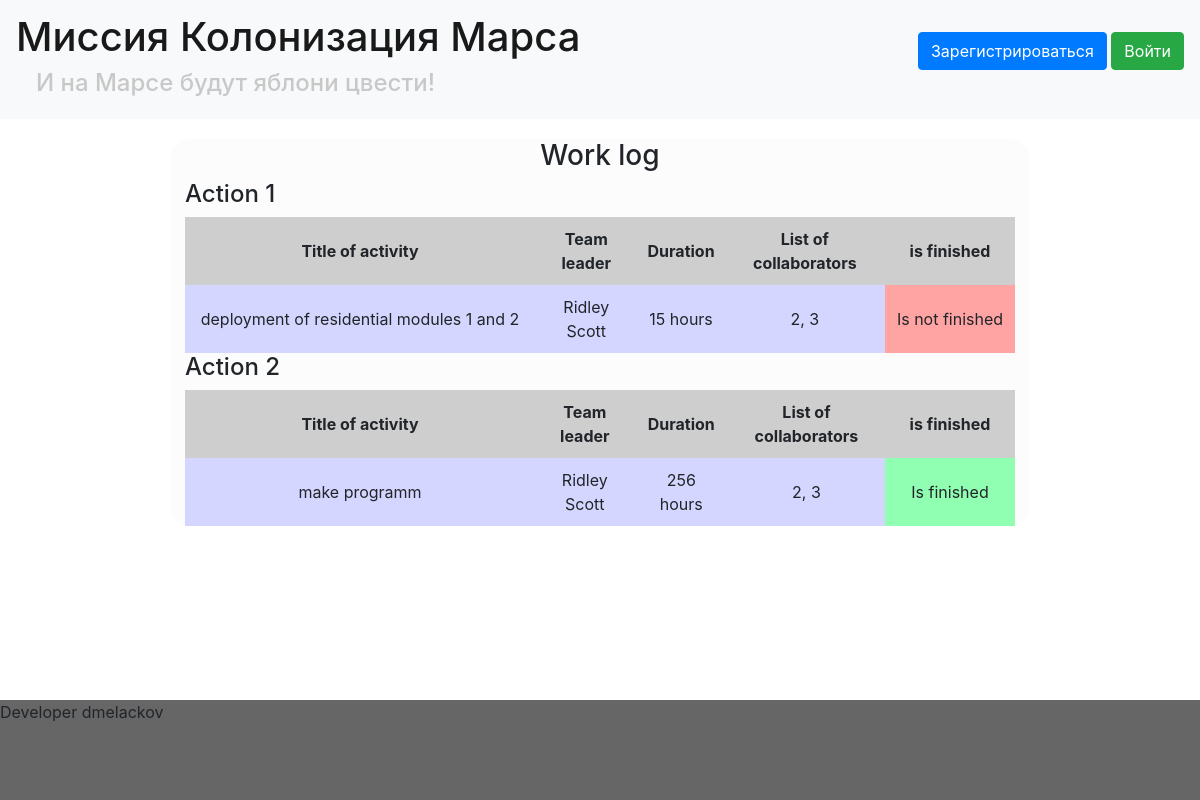
The page /index on the database as committed earlier.
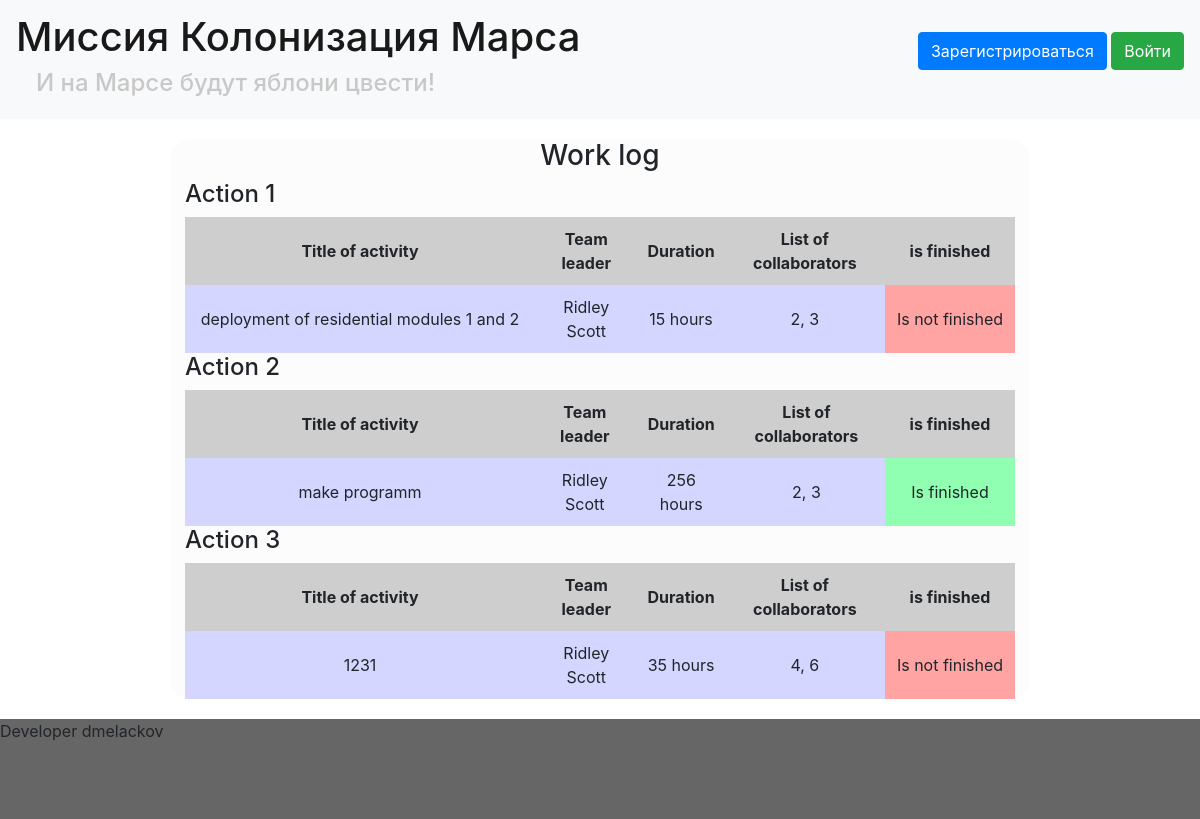
The same page on the database as committed later.
### data/jobs.py (models this page shows)
class Jobs(SqlAlchemyBase):
    __tablename__ = 'jobs'
    id = sqlalchemy.Column(sqlalchemy.Integer,
                           primary_key=True, autoincrement=True)
    team_leader = sqlalchemy.Column(sqlalchemy.Integer,
                                    sqlalchemy.ForeignKey("users.id"))
    job = sqlalchemy.Column(sqlalchemy.String)
    work_size = sqlalchemy.Column(sqlalchemy.Integer)
    collaborators = sqlalchemy.Column(sqlalchemy.String)
    start_date = sqlalchemy.Column(sqlalchemy.DateTime)
    start_end = sqlalchemy.Column(sqlalchemy.DateTime)
    if_finished = sqlalchemy.Column(sqlalchemy.Boolean)
    leader = orm.relation('User')

### data/users.py (models this page shows, shortened)
class User(SqlAlchemyBase, UserMixin):
    __tablename__ = 'users'
    id = sqlalchemy.Column(sqlalchemy.Integer,
                           primary_key=True, autoincrement=True)
    surname = sqlalchemy.Column(sqlalchemy.String, nullable=True)
    name = sqlalchemy.Column(sqlalchemy.String, nullable=True)
    age = sqlalchemy.Column(sqlalchemy.Integer, nullable=True)
    position = sqlalchemy.Column(sqlalchemy.String, nullable=True)
    speciality = sqlalchemy.Column(sqlalchemy.String, nullable=True)
    address = sqlalchemy.Column(sqlalchemy.String, nullable=True)
    email = sqlalchemy.Column(sqlalchemy.String,
                              index=True, unique=True, nullable=True)
    hashed_password = sqlalchemy.Column(sqlalchemy.String, nullable=True)
    modified_date = sqlalchemy.Column(sqlalchemy.DateTime,
                                      default=datetime.datetime.now)

### main.py (the view)
@app.route('/')
@app.route('/index')
def index():
    jobs = []
    session = db_session.create_session()
    for i in session.query(Jobs).all():
        jobs.append((i.job,
                     i.leader.name,
                     i.leader.surname,
                     i.work_size,
                     i.collaborators,
                     i.if_finished))
    session.close()
    params = {}
    print(jobs)
    params["title"] = "Журнал работ"
    params["static_css"] = url_for('static', filename="css/")
    params["static_img"] = url_for('static', filename="img/")
    params["jobs"] = jobs
    return render_template('index.html', **params)

### data/db_session.py (called while the page is built)
def create_session() -> Session:
    global __factory
    return __factory()

### templates/index.html (shortened to what this page needs)
{% extends "base.html" %} {% block content %}
<div class="center">
    <h3>Work log</h3>
    <div class="works">
        {% for i in jobs %}
        <h4>Action {{loop.index}}</h4>
        <table>
            <tr class="title">
                <th>Title of activity</th>
                <th>Team leader</th>
                <th>Duration</th>
                <th>List of collaborators</th>
                <th>is finished</th>
            </tr>
            <tr class="data">
                <td class="activity">{{ i[0] }}</td>
                <td class="leader">{{ i[1] }} {{i[2]}}</td>
                <td class="duration">{{ i[3] }} hours</td>
                <td class="collab">{{ i[4] }}</td>
                <td class="finished {% if i[5] %}
                    yes
                {% else %}
                    no
                {% endif %}">{% if i[5] %} Is finished {% else %} Is not finished {% endif %}</td>
            </tr>
        </table>
        {% endfor %}
    </div>
</div>
{% endblock %}

### templates/base.html (shortened to what this page needs)
<!DOCTYPE html>
<html lang="en">
<head>
    <link rel="stylesheet" href="https://stackpath.bootstrapcdn.com/bootstrap/4.4.1/css/bootstrap.min.css">
    <link rel="stylesheet" href="{{ static_css }}style.css">
</head>
<body>
    <header>
        <nav class="navbar navbar-light bg-light">
            <a class="navbar-brand" href="/">
                <h1>Миссия Колонизация Марса</h1>
                <h4>И на Марсе будут яблони цвести!</h4>
            </a>
            {% if current_user.is_authenticated %}
            <a class="navbar-brand" href="/logout">{{ current_user.name }}</a> {% else %}
            <p>
                <a class="btn btn-primary " href="/register">Зарегистрироваться</a>
                <a class="btn btn-success" href="/login">Войти</a>
            </p>
            {% endif %}
        </nav>
    </header>
    <div class="wraper">
        <div class="content">
            <main role="main" class="container">
                {% block content %}{% endblock %}
            </main>
            <div class="footer">
                Developer dmelackov
            </div>
        </div>
    </div>
</body>
</html>

### static/css/style.css (style rules this page uses)
html { position: relative; min-height: 100%; }
body { position: absolute; min-width: 100%; min-height: 100%; }
.navbar-brand>h4 { color: rgb(200, 200, 200); margin-left: 20px; }
.center { text-align: center; margin-left: auto; margin-right: auto; }
.works>h4 { text-align: left; }
main { background-color: rgb(252, 252, 252); border-radius: 20px; }
.content { width: 900px; margin: 0 auto; padding: 20px; padding-bottom: 120px; }
.footer { position: absolute; bottom: 0; left: 0; width: 100%; height: 100px; background: #666; }
.title>th { background-color: rgb(206, 206, 206); padding: 10px 10px 10px 10px; }
.data>td { background-color: rgb(213, 214, 255); padding: 10px 10px 10px 10px; }
.data>.no { background-color: rgb(255, 163, 163); }
.data>.yes { background-color: rgb(145, 255, 178); }
.works>table { width: 830px; }
.data>.activity { width: 350px; }
.data>.finished { width: 130px; }

Rows that differ between the two databases and show on the page:
added Jobs: job "1231", collaborators "4, 6"
Other text that changed with them:
new list line: "Action 3 Title of activity Team leader Duration List of collaborators is finished 35 hours Is not finished"
new list line: "Ridley Scott"
